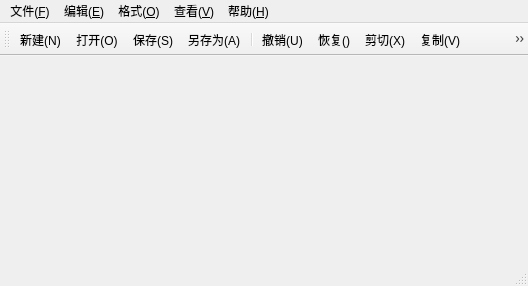
<?xml version="1.0" encoding="UTF-8"?>
<ui version="4.0">
 <class>MainWindow</class>
 <widget class="QMainWindow" name="MainWindow">
  <property name="geometry">
   <rect>
    <x>0</x>
    <y>0</y>
    <width>528</width>
    <height>286</height>
   </rect>
  </property>
  <property name="windowTitle">
   <string>MainWindow</string>
  </property>
  <widget class="QWidget" name="centralwidget"/>
  <widget class="QMenuBar" name="menubar">
   <property name="geometry">
    <rect>
     <x>0</x>
     <y>0</y>
     <width>528</width>
     <height>18</height>
    </rect>
   </property>
   <widget class="QMenu" name="menu">
    <property name="title">
     <string>文件(&amp;F)</string>
    </property>
    <addaction name="actionNew"/>
   </widget>
   <widget class="QMenu" name="menu_E">
    <property name="title">
     <string>编辑(&amp;E)</string>
    </property>
   </widget>
   <widget class="QMenu" name="menu_O">
    <property name="title">
     <string>格式(&amp;O)</string>
    </property>
   </widget>
   <widget class="QMenu" name="menu_V">
    <property name="title">
     <string>查看(&amp;V)</string>
    </property>
   </widget>
   <widget class="QMenu" name="menu_H">
    <property name="title">
     <string>帮助(&amp;H)</string>
    </property>
   </widget>
   <addaction name="menu"/>
   <addaction name="menu_E"/>
   <addaction name="menu_O"/>
   <addaction name="menu_V"/>
   <addaction name="menu_H"/>
  </widget>
  <widget class="QStatusBar" name="statusbar"/>
  <widget class="QToolBar" name="toolBar">
   <property name="windowTitle">
    <string>toolBar</string>
   </property>
   <attribute name="toolBarArea">
    <enum>TopToolBarArea</enum>
   </attribute>
   <attribute name="toolBarBreak">
    <bool>false</bool>
   </attribute>
   <addaction name="actionNew"/>
   <addaction name="actionOpen"/>
   <addaction name="actionSave"/>
   <addaction name="actionSaveAs"/>
   <addaction name="separator"/>
   <addaction name="actionUndo"/>
   <addaction name="actionRedo"/>
   <addaction name="actionCut"/>
   <addaction name="actionCopy"/>
   <addaction name="actionPaste"/>
   <addaction name="separator"/>
   <addaction name="actionFind"/>
   <addaction name="actionReplace"/>
   <addaction name="separator"/>
   <addaction name="actionFont"/>
   <addaction name="actionSelectall"/>
   <addaction name="actionLineWrap"/>
   <addaction name="separator"/>
   <addaction name="actionToolbar"/>
   <addaction name="actionStatusbar"/>
  </widget>
  <action name="actionNew">
   <property name="icon">
    <iconset resource="notepad.qrc">
     <normaloff>:/img/newlybuild.png</normaloff>:/img/newlybuild.png</iconset>
   </property>
   <property name="text">
    <string>新建(&amp;N)</string>
   </property>
   <property name="toolTip">
    <string>新建</string>
   </property>
   <property name="shortcut">
    <string>Ctrl+N</string>
   </property>
   <property name="menuRole">
    <enum>QAction::MenuRole::NoRole</enum>
   </property>
  </action>
  <action name="actionOpen">
   <property name="icon">
    <iconset resource="notepad.qrc">
     <normaloff>:/img/folder-open.png</normaloff>:/img/folder-open.png</iconset>
   </property>
   <property name="text">
    <string>打开(&amp;O)</string>
   </property>
   <property name="toolTip">
    <string>打开</string>
   </property>
   <property name="shortcut">
    <string>Ctrl+O</string>
   </property>
   <property name="menuRole">
    <enum>QAction::MenuRole::NoRole</enum>
   </property>
  </action>
  <action name="actionSave">
   <property name="icon">
    <iconset resource="notepad.qrc">
     <normaloff>:/img/save-one.png</normaloff>:/img/save-one.png</iconset>
   </property>
   <property name="text">
    <string>保存(&amp;S)</string>
   </property>
   <property name="toolTip">
    <string>保存</string>
   </property>
   <property name="shortcut">
    <string>Ctrl+S</string>
   </property>
   <property name="menuRole">
    <enum>QAction::MenuRole::NoRole</enum>
   </property>
  </action>
  <action name="actionSaveAs">
   <property name="icon">
    <iconset resource="notepad.qrc">
     <normaloff>:/img/save.png</normaloff>:/img/save.png</iconset>
   </property>
   <property name="text">
    <string>另存为(&amp;A)</string>
   </property>
   <property name="toolTip">
    <string>另存为</string>
   </property>
   <property name="menuRole">
    <enum>QAction::MenuRole::NoRole</enum>
   </property>
  </action>
  <action name="actionExit">
   <property name="icon">
    <iconset resource="notepad.qrc">
     <normaloff>:/img/folder-withdrawal.png</normaloff>:/img/folder-withdrawal.png</iconset>
   </property>
   <property name="text">
    <string>退出(&amp;X)</string>
   </property>
   <property name="toolTip">
    <string>退出</string>
   </property>
   <property name="menuRole">
    <enum>QAction::MenuRole::NoRole</enum>
   </property>
  </action>
  <action name="actionUndo">
   <property name="icon">
    <iconset resource="notepad.qrc">
     <normaloff>:/img/back.png</normaloff>:/img/back.png</iconset>
   </property>
   <property name="text">
    <string>撤销(&amp;U)</string>
   </property>
   <property name="toolTip">
    <string>撤销</string>
   </property>
   <property name="shortcut">
    <string>Ctrl+Z</string>
   </property>
   <property name="menuRole">
    <enum>QAction::MenuRole::NoRole</enum>
   </property>
  </action>
  <action name="actionCut">
   <property name="icon">
    <iconset resource="notepad.qrc">
     <normaloff>:/img/cutting-one.png</normaloff>:/img/cutting-one.png</iconset>
   </property>
   <property name="text">
    <string>剪切(&amp;X)</string>
   </property>
   <property name="toolTip">
    <string>剪切</string>
   </property>
   <property name="shortcut">
    <string>Ctrl+X</string>
   </property>
   <property name="menuRole">
    <enum>QAction::MenuRole::NoRole</enum>
   </property>
  </action>
  <action name="actionCopy">
   <property name="icon">
    <iconset resource="notepad.qrc">
     <normaloff>:/img/copy-one.png</normaloff>:/img/copy-one.png</iconset>
   </property>
   <property name="text">
    <string>复制(&amp;V)</string>
   </property>
   <property name="toolTip">
    <string>复制</string>
   </property>
   <property name="shortcut">
    <string>Ctrl+C</string>
   </property>
   <property name="menuRole">
    <enum>QAction::MenuRole::NoRole</enum>
   </property>
  </action>
  <action name="actionPaste">
   <property name="icon">
    <iconset resource="notepad.qrc">
     <normaloff>:/img/intersection.png</normaloff>:/img/intersection.png</iconset>
   </property>
   <property name="text">
    <string>粘贴(&amp;V)</string>
   </property>
   <property name="toolTip">
    <string>粘贴</string>
   </property>
   <property name="shortcut">
    <string>Ctrl+V</string>
   </property>
   <property name="menuRole">
    <enum>QAction::MenuRole::NoRole</enum>
   </property>
  </action>
  <action name="actionFind">
   <property name="icon">
    <iconset resource="notepad.qrc">
     <normaloff>:/img/search.png</normaloff>:/img/search.png</iconset>
   </property>
   <property name="text">
    <string>查找(&amp;F)</string>
   </property>
   <property name="toolTip">
    <string>查找</string>
   </property>
   <property name="shortcut">
    <string>Ctrl+F</string>
   </property>
   <property name="menuRole">
    <enum>QAction::MenuRole::NoRole</enum>
   </property>
  </action>
  <action name="actionReplace">
   <property name="icon">
    <iconset resource="notepad.qrc">
     <normaloff>:/img/refresh.png</normaloff>:/img/refresh.png</iconset>
   </property>
   <property name="text">
    <string>替换(&amp;R)</string>
   </property>
   <property name="toolTip">
    <string>替换</string>
   </property>
   <property name="shortcut">
    <string>Ctrl+H</string>
   </property>
   <property name="menuRole">
    <enum>QAction::MenuRole::NoRole</enum>
   </property>
  </action>
  <action name="actionFont">
   <property name="icon">
    <iconset resource="notepad.qrc">
     <normaloff>:/img/font-size-two.png</normaloff>:/img/font-size-two.png</iconset>
   </property>
   <property name="text">
    <string>字体(&amp;F)</string>
   </property>
   <property name="toolTip">
    <string>字体</string>
   </property>
   <property name="menuRole">
    <enum>QAction::MenuRole::NoRole</enum>
   </property>
  </action>
  <action name="actionLineWrap">
   <property name="icon">
    <iconset resource="notepad.qrc">
     <normaloff>:/img/paragraph-break.png</normaloff>:/img/paragraph-break.png</iconset>
   </property>
   <property name="text">
    <string>自动换行(&amp;W)</string>
   </property>
   <property name="toolTip">
    <string>自动换行</string>
   </property>
   <property name="menuRole">
    <enum>QAction::MenuRole::NoRole</enum>
   </property>
  </action>
  <action name="actionToolbar">
   <property name="icon">
    <iconset resource="notepad.qrc">
     <normaloff>:/img/tool.png</normaloff>:/img/tool.png</iconset>
   </property>
   <property name="text">
    <string>工具栏(&amp;T)</string>
   </property>
   <property name="toolTip">
    <string>工具栏</string>
   </property>
   <property name="menuRole">
    <enum>QAction::MenuRole::NoRole</enum>
   </property>
  </action>
  <action name="actionStatusbar">
   <property name="icon">
    <iconset resource="notepad.qrc">
     <normaloff>:/img/all-application.png</normaloff>:/img/all-application.png</iconset>
   </property>
   <property name="text">
    <string>状态栏(&amp;S)</string>
   </property>
   <property name="toolTip">
    <string>状态栏</string>
   </property>
   <property name="menuRole">
    <enum>QAction::MenuRole::NoRole</enum>
   </property>
  </action>
  <action name="actionRedo">
   <property name="icon">
    <iconset resource="notepad.qrc">
     <normaloff>:/img/next.png</normaloff>:/img/next.png</iconset>
   </property>
   <property name="text">
    <string>恢复(&amp;)</string>
   </property>
   <property name="toolTip">
    <string>恢复</string>
   </property>
   <property name="shortcut">
    <string>Ctrl+Shift+Z</string>
   </property>
   <property name="menuRole">
    <enum>QAction::MenuRole::NoRole</enum>
   </property>
  </action>
  <action name="actionSelectall">
   <property name="icon">
    <iconset resource="notepad.qrc">
     <normaloff>:/img/view-list.png</normaloff>:/img/view-list.png</iconset>
   </property>
   <property name="text">
    <string>全选(&amp;A)</string>
   </property>
   <property name="toolTip">
    <string>全选</string>
   </property>
   <property name="shortcut">
    <string>Ctrl+A</string>
   </property>
   <property name="menuRole">
    <enum>QAction::MenuRole::NoRole</enum>
   </property>
  </action>
 </widget>
 <resources>
  <include location="notepad.qrc"/>
 </resources>
 <connections/>
</ui>
